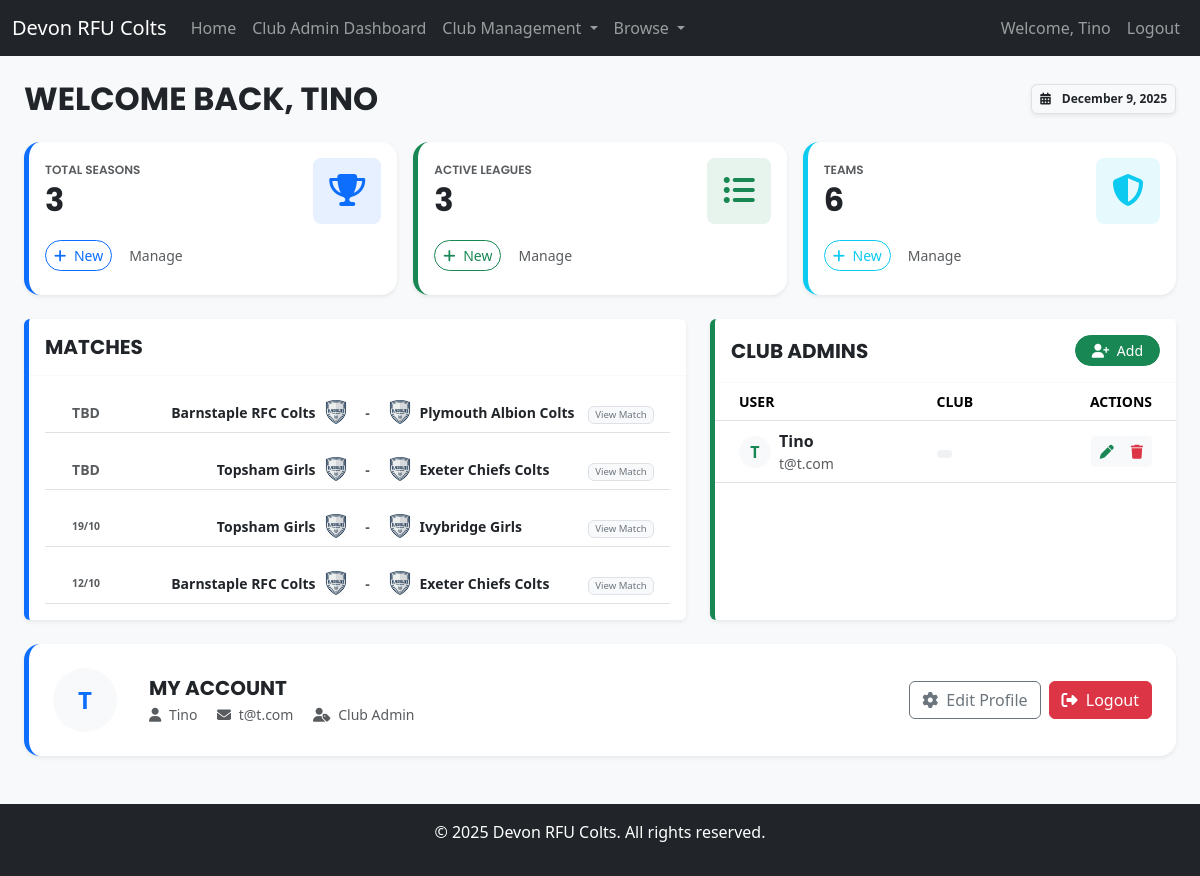
Before: /accounts/ (signed in) with the older database file.
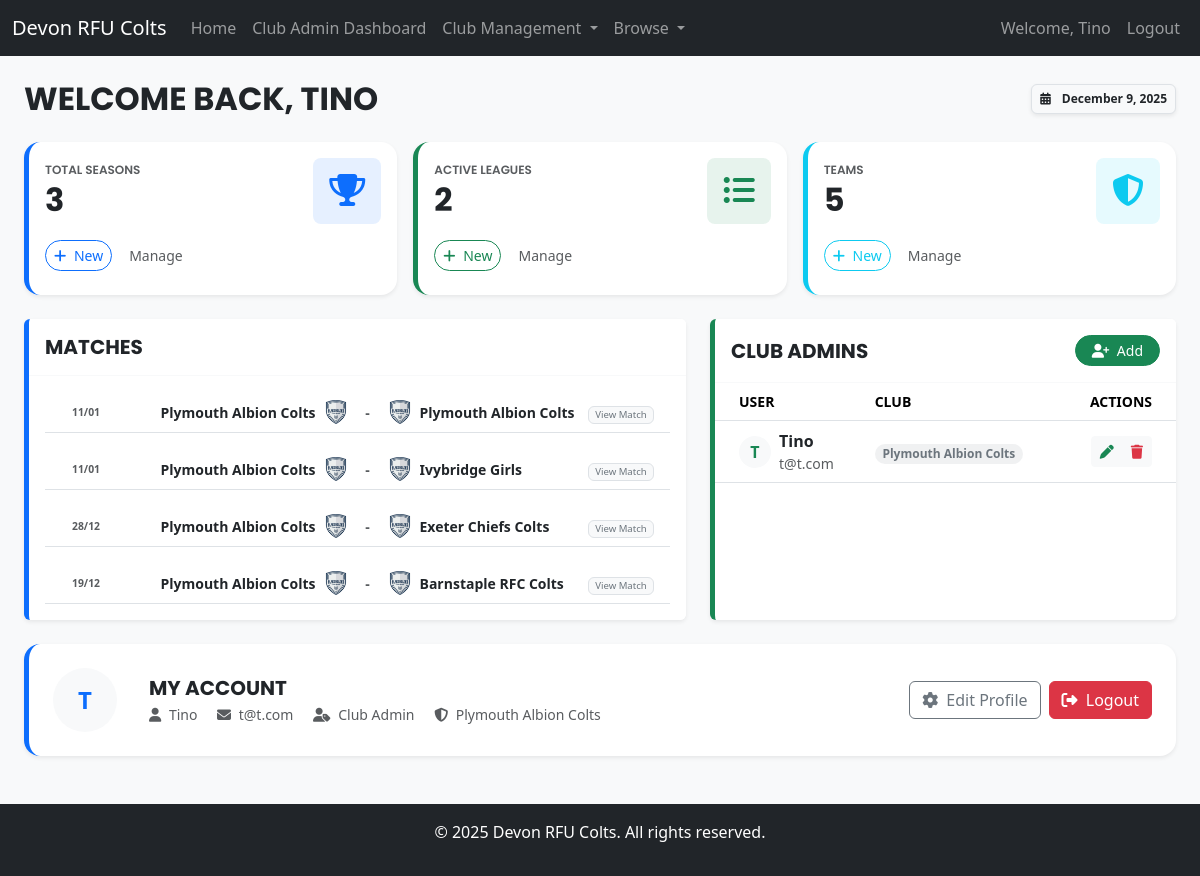
After: the same page with the newer database file.
### app/models.py (models this page shows, shortened)
class Match(models.Model):
    league = models.ForeignKey(League, on_delete=models.CASCADE)
    season = models.ForeignKey(Season, on_delete=models.CASCADE)
    date = models.DateField()
    time = models.TimeField()
    venue = models.CharField(max_length=100)
    home_team = models.ForeignKey(Team, on_delete=models.CASCADE, related_name='home_matches')
    away_team = models.ForeignKey(Team, on_delete=models.CASCADE, related_name='away_matches')

class Team(models.Model):
    name = models.CharField(max_length=100)
    crest = models.ImageField(upload_to='crests/', blank=True, null=True)
    team_bio = models.TextField(max_length=1000, blank=True)
    gender = models.CharField(max_length=10)
    age_group = models.CharField(max_length=20)

### accounts/models.py (models this page shows)
class CustomUser(AbstractUser):
    ROLE_CHOICES = [
        ("admin", "Admin"),
        ("club_admin", "Club Admin"),
    ]
    role = models.CharField(max_length=10, choices=ROLE_CHOICES)
    club = models.ForeignKey(
        "app.Team", null=True, blank=True, on_delete=models.SET_NULL
    )
    def is_admin(self):
        return self.role == "admin"
    def is_club_admin(self):
        return self.role == "club_admin"

### accounts/decorators.py (the view)
    @login_required
    def _wrapped_view(request, *args, **kwargs):
        if not (request.user.is_superuser or (hasattr(request.user, 'role') and request.user.role == 'admin')):
            if request.user.role == 'club_admin':
                return redirect('club_admin_dash')
            else:
                return HttpResponseForbidden("Admin access required.")
        return view_func(request, *args, **kwargs)

### accounts/views.py (called while the page is built)
@admin_required
def index(request):
    club_admins = CustomUser.objects.filter(role="club_admin")
    context = {
        "seasons": Season.objects.all().order_by("-start_date"),
        "leagues": League.objects.all(),
        "teams": Team.objects.all(),
        "club_admins": club_admins,
        "matches": Match.objects.all().order_by("-date")[:10],
    }
    return render(request, "accounts/index.html", context)

### accounts/templates/accounts/index.html (shortened to what the changed rows need)
{% extends 'accounts/base.html' %}
{% load static %}
{% block hero %}
<div class="container-fluid px-4 py-4">
    <div class="d-flex justify-content-between align-items-center mb-4">
        <div>
            <h2 class="fw-bold text-dark mb-0 text-uppercase">Welcome back, {{ user.username }}</h2>
        </div>
    </div>
    <div class="row g-3 mb-4">
        <div class="col-md-4">
            <div class="card border-primary border-0 border-start rounded-4 border-5 shadow-sm h-100 pb-3">
                <div class="card-body d-flex justify-content-between align-items-center">
                    <div>
                        <h2 class="fw-bold mb-0 text-dark">{{ seasons|length }}</h2>
                    </div>
                </div>
            </div>
        </div>
        <div class="col-md-4">
            <div class="card border-success border-0 border-start rounded-4 border-5 border-0 shadow-sm h-100 pb-3">
                <div class="card-body d-flex justify-content-between align-items-center">
                    <div>
                        <h6 class="text-uppercase text-muted fw-semibold ls-1 mb-1" style="font-size: 0.75rem;">Active Leagues</h6>
                        <h2 class="fw-bold mb-0 text-dark">{{ leagues|length }}</h2>
                    </div>
                </div>
            </div>
        </div>
        <div class="col-md-4">
            <div class="card border-info border-0 border-start rounded-4 border-5 border-0 shadow-sm h-100 pb-3">
                <div class="card-body d-flex justify-content-between align-items-center">
                    <div>
                        <h6 class="text-uppercase text-muted fw-semibold ls-1 mb-1" style="font-size: 0.75rem;">Teams</h6>
                        <h2 class="fw-bold mb-0 text-dark">{{ teams|length }}</h2>
                    </div>
                </div>
            </div>
        </div>
    </div>
    <div class="row g-4">
        <div class="col-lg-7">
            <div class="card border-primary border-0 border-start border-5 shadow-sm h-100">
                <div class="card-body bg-white rounded-bottom">
                    <div id="match-summary-container" class="d-flex flex-column gap-3">
                    {% for match in matches|slice:":4" %}
    <div class="d-flex align-items-center bg-white border-bottom py-2 px-3 hover-bg-light transition-base">
        <div class="d-flex flex-column align-items-center justify-content-center me-3" style="width: 50px; min-width: 50px;">
            {% if match.date %}
                <span class="fw-bold text-muted" style="font-size: 0.65rem;">{{ match.date|date:"d/m" }}</span>
            {% else %}
                <span class="fw-bold text-muted small">TBD</span>
            {% endif %}
        </div>
        <div class="d-flex flex-grow-1 align-items-center justify-content-center">
            <div class="d-flex align-items-center justify-content-end flex-fill" style="width: 40%;">
            <a href="{% url 'team_details' match.home_team.id %}" class="text-decoration-none">
                <span class="fw-bold text-dark small text-truncate me-2 d-none d-sm-block">{{ match.home_team.name }}</span>
            </a>
                {% if match.home_team.crest %}
                    <img src="{{ match.home_team.crest.url }}" alt="{{ match.home_team.name }}" width="24" height="24" style="object-fit: contain;">
                {% else %}
                    <img src="{% static 'crest-placeholder.png' %}" alt="Home" width="24" height="24" style="object-fit: contain;">
                {% endif %}
            </div>
            <div class="px-3 text-muted fw-bold small text-center" style="width: 40px;">
                -
            </div>
            <div class="d-flex align-items-center justify-content-start flex-fill" style="width: 40%;">
                {% if match.away_team.crest %}
                    <img src="{{ match.away_team.crest.url }}" alt="{{ match.away_team.name }}" width="24" height="24" style="object-fit: contain;">
                {% else %}
                    <img src="{% static 'crest-placeholder.png' %}" alt="Away" width="24" height="24" style="object-fit: contain;">
                {% endif %}
            <a href="{% url 'team_details' match.away_team.id %}" class="text-decoration-none">
                <span class="fw-bold text-dark small text-truncate ms-2 d-none d-sm-block">{{ match.away_team.name }}</span>
            </a>
            </div>
        </div>
        <div class="d-none d-md-flex justify-content-end ms-3" style="width: 30px;">
            <a href="{% url 'match_details' match.id %}" class="text-decoration-none">
             <span class="badge bg-light text-secondary border fw-normal" style="font-size: 0.6rem;">View Match</span>
                </a>
        </div>
    </div>
                    {% endfor %}
            </div>
        </div>
            </div>
        </div>
        <div class="col-lg-5">
            <div class="card border-success border-0 border-start border-5 shadow-sm h-100">
                <div class="card-body p-0">
                    <div class="table-responsive">
                        <table class="table table-hover align-middle mb-0">
                            <thead class="bg-light text-muted small text-uppercase">
                                <tr>
                                    <th class="ps-4">User</th>
                                    <th>Club</th>
                                    <th class="text-end pe-4">Actions</th>
                                </tr>
                            </thead>
                            <tbody>
                                {% for admin in club_admins %}
                                <tr>
                                    <td class="ps-4">
                                        <div class="d-flex align-items-center">
                                            <div class="avatar-initials bg-light text-success rounded-circle me-2 d-flex justify-content-center align-items-center fw-bold" style="width: 32px; height: 32px;">
                                                {{ admin.username|slice:":1"|upper }}
                                            </div>
                                            <div>
                                                <div class="fw-bold text-dark">{{ admin.username|capfirst }}</div>
                                                <div class="small text-muted">{{ admin.email }}</div>
                                            </div>
                                        </div>
                                    </td>
                                    <td>
                                        <span class="badge bg-secondary bg-opacity-10 text-secondary rounded-pill">
                                            {{ admin.club.name }}
                                        </span>
                                    </td>
                                    <td class="text-end pe-4">
                                        <div class="btn-group">
                                            <a href="{% url 'edit_user' admin.id %}" class="btn btn-sm btn-light text-success" title="Edit">
                                                <i class="fas fa-pen"></i>
                                            </a>
                                            <a href="{% url 'delete_user' admin.id %}" class="btn btn-sm btn-light text-danger" title="Delete">
                                                <i class="fas fa-trash"></i>
                                            </a>
                                        </div>
                                    </td>
                                </tr>
                                {% empty %}
                                <tr>
                                    <td colspan="3" class="text-center py-4 text-muted">
                                        No club admins found.
                                    </td>
                                </tr>
                                {% endfor %}
                            </tbody>
                        </table>
                    </div>
                </div>
            </div>
        </div>
    </div>
</div>
<div class="container-fluid px-4 pb-5">
    <div class="card border-primary border-0 border-start rounded-4 border-5 border-0 shadow-sm">
        <div class="card-body p-4">
            <div class="d-flex align-items-center flex-wrap gap-4">
                <div class="avatar-initials bg-light text-primary rounded-circle me-2 d-flex justify-content-center align-items-center fw-bold" style="width: 64px; height: 64px; font-size: 1.5rem">
                                                {{ user.username|slice:":1"|upper }}
                                            </div>
                <div class="flex-grow-1">
                    <h5 class="fw-bold mb-1">My Account</h5>
                    <div class="text-muted small">
                        <span class="me-3"><i class="fas fa-user me-1"></i> {{ user.username|capfirst }}</span>
                        <span class="me-3"><i class="fas fa-envelope me-1"></i> {{ user.email }}</span>
                        {% if user.role == "club_admin" %}
                            <span class="me-3"><i class="fas fa-user-tag me-1"></i> Club Admin</span>
                            {% if user.club %}
                            <span class="me-3"><i class="fas fa-shield-alt me-1"></i> {{ user.club.name }}</span>
                        {% endif %}
                        {% else %}
                            <span class="me-3"><i class="fas fa-user-tag me-1"></i> Admin</span>
                        {% endif %}
                    </div>
                </div>
                <div class="d-flex gap-2">
                    <a href="{% url 'edit_user' user.id %}" class="btn btn-outline-secondary">
                    </a>
                    <a href="{% url 'logout' %}" class="btn btn-danger">
                    </a>
                </div>
            </div>
        </div>
    </div>
</div>
{% endblock %}

### accounts/templates/accounts/base.html (shortened to what this page needs)
<!DOCTYPE html>
<html lang="en">
<head>
  <link rel="stylesheet" href="/static/auth.css" />
  <link rel="stylesheet" href="/static/styles.css" />
  <link href="https://cdn.jsdelivr.net/npm/bootstrap@5.3.8/dist/css/bootstrap.min.css" rel="stylesheet"
 />
</head>
<body>
  <nav class="navbar navbar-expand-lg navbar-dark bg-dark">
    <div class="container-fluid">
      <a class="navbar-brand" href="{% url 'index' %}">Devon RFU Colts</a>
      <div class="collapse navbar-collapse" id="navbarNav">
        <ul class="navbar-nav me-auto">
          <li class="nav-item">
            <a class="nav-link" href="{% url 'index' %}">Home</a>
          </li>
          {% if user.is_authenticated and user.is_club_admin %}
          <li class="nav-item">
            <a class="nav-link" href="{% url 'club_admin_dash' %}">Club Admin Dashboard</a>
          </li>
          <li class="nav-item dropdown">
            <a class="nav-link dropdown-toggle" href="#" id="navbarClubAdminDropdown" role="button" data-bs-toggle="dropdown" aria-expanded="false">
              Club Management
            </a>
          </li>
          {% endif %}
          <li class="nav-item dropdown">
            <a class="nav-link dropdown-toggle" href="#" id="navbarBrowseDropdown" role="button" data-bs-toggle="dropdown" aria-expanded="false">
              Browse
            </a>
          </li>
        </ul>
        <ul class="navbar-nav">
          {% if user.is_authenticated %}
          <li class="nav-item">
            <a class="nav-link" href="{% url 'index' %}">Welcome, {{ user.username|capfirst }}</a>
          </li>
          <li class="nav-item">
            <a class="nav-link" href="{% url 'logout' %}">Logout</a>
          </li>
          {% endif %}
        </ul>
      </div>
    </div>
  </nav>
  <header class="jumbotron jumbotron-fluid bg-light">
    {% block hero %}
    {% endblock %}
  </header>
  <footer class="bg-dark text-white text-center py-3">
    <p>&copy; 2025 Devon RFU Colts. All rights reserved.</p>
  </footer>
</body>
</html>

Changed rows visible on the page:
removed Match: shows "TBD", home_team.name "Barnstaple RFC Colts", away_team.name "Plymouth Albion Colts"
no longer on this page (row unchanged): Match: shows "TBD", home_team.name "Topsham Girls", away_team.name "Exeter Chiefs Colts"
no longer on this page (row unchanged): Match: date "19/10", home_team.name "Topsham Girls", away_team.name "Ivybridge Girls"
no longer on this page (row unchanged): Match: date "12/10", home_team.name "Barnstaple RFC Colts", away_team.name "Exeter Chiefs Colts"
changed CustomUser "Tino": club.name (not shown) → "Plymouth Albion Colts"; club_id empty → 5 (drawn)
added Match: date "11/01", home_team.name "Plymouth Albion Colts", away_team.name "Plymouth Albion Colts"
added Match: date "11/01", home_team.name "Plymouth Albion Colts", away_team.name "Ivybridge Girls"
added Match: date "28/12", home_team.name "Plymouth Albion Colts", away_team.name "Exeter Chiefs Colts"
added Match: date "19/12", home_team.name "Plymouth Albion Colts", away_team.name "Barnstaple RFC Colts"
Other visible differences:
{{ leagues|length }}: "3" → "2"
{{ teams|length }}: "6" → "5"
